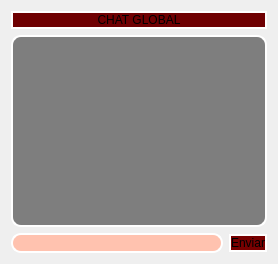
            <widget class="QWidget" name="chat_global">
             <layout class="QVBoxLayout" name="verticalLayout_18">
              <item>
               <widget class="QLabel" name="label_9">
                <property name="styleSheet">
                 <string notr="true">background-color: rgb(111, 0, 2);
border-radius:10px;
border: 2px solid rgb(255, 255, 255);
</string>
                </property>
                <property name="text">
                 <string>CHAT GLOBAL</string>
                </property>
                <property name="alignment">
                 <set>Qt::AlignCenter</set>
                </property>
                <property name="wordWrap">
                 <bool>false</bool>
                </property>
               </widget>
              </item>
              <item>
               <widget class="QPlainTextEdit" name="mensajes_recibidos_2">
                <property name="cursor" stdset="0">
                 <cursorShape>ArrowCursor</cursorShape>
                </property>
                <property name="styleSheet">
                 <string notr="true">background-color: rgb(126, 126, 126);
border-radius:10px;
border: 2px solid rgb(255, 255, 255);
</string>
                </property>
                <property name="plainText">
                 <string/>
                </property>
               </widget>
              </item>
              <item>
               <layout class="QHBoxLayout" name="horizontalLayout_13">
                <item>
                 <widget class="QLineEdit" name="escribir_mensaje_2">
                  <property name="styleSheet">
                   <string notr="true">background-color: rgb(255, 194, 175);
border-radius:10px;
border: 2px solid rgb(255, 255, 255);
</string>
                  </property>
                 </widget>
                </item>
                <item>
                 <widget class="QPushButton" name="enviar_mensajes_2">
                  <property name="styleSheet">
                   <string notr="true">background-color: rgb(120, 0, 0);
border-radius:10px;
border: 2px solid rgb(255, 255, 255);
</string>
                  </property>
                  <property name="text">
                   <string>Enviar</string>
                  </property>
                 </widget>
                </item>
               </layout>
              </item>
             </layout>
            </widget>
